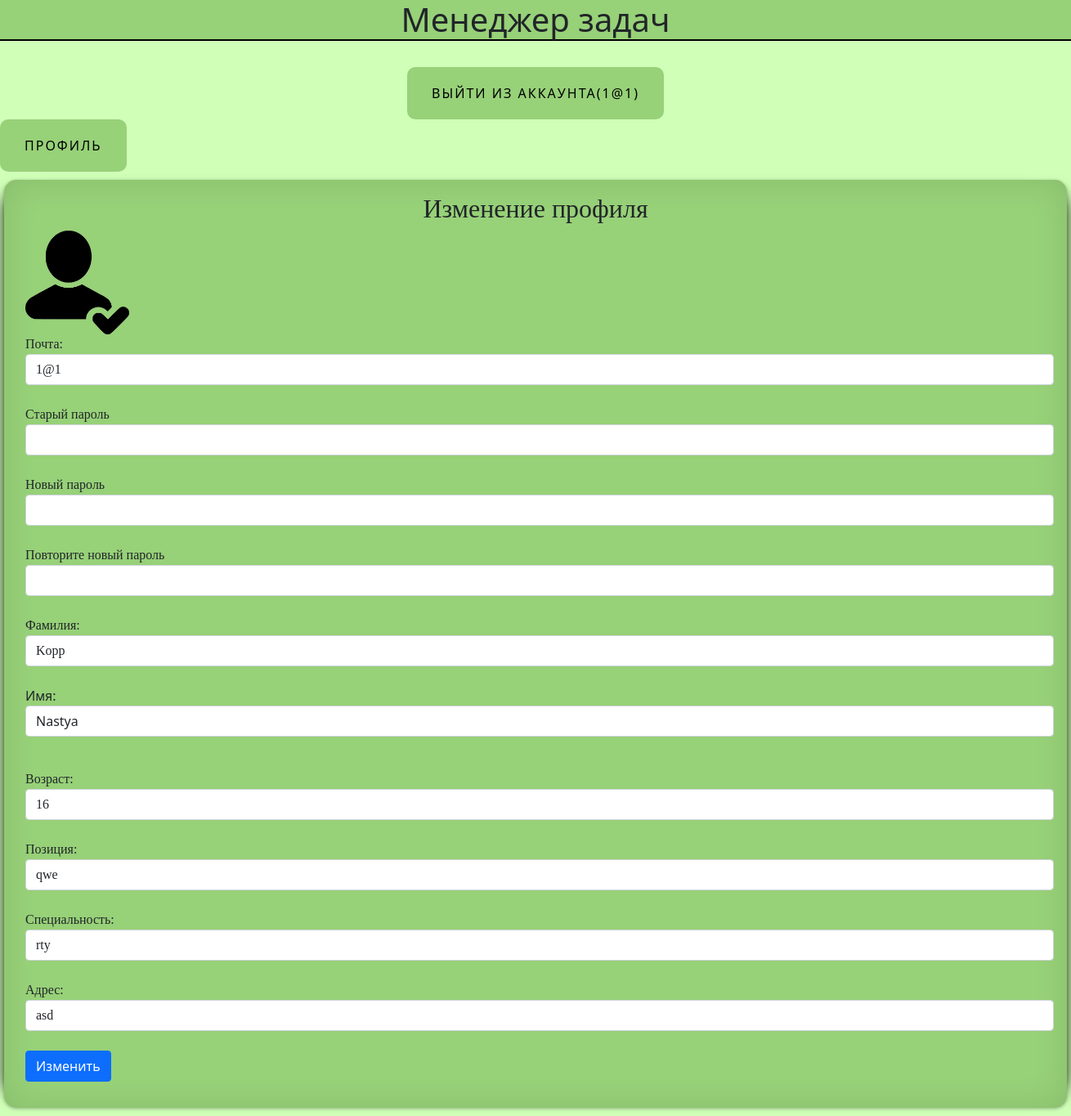
The page /changeprofile (signed in) on the database as committed earlier.
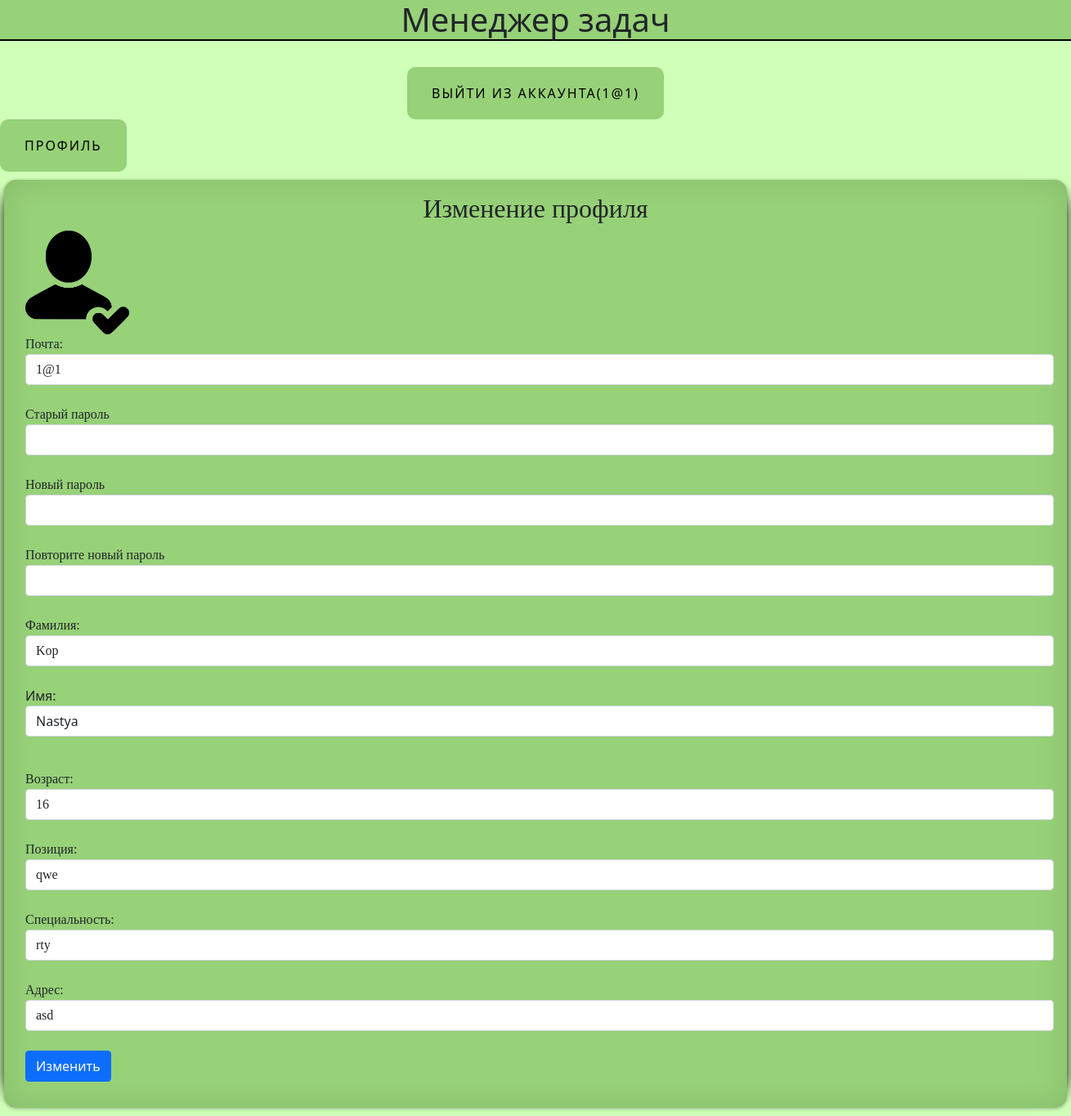
The same page on the database as committed later.
### data/users.py (models this page shows, shortened)
class User(SqlAlchemyBase, UserMixin):
    __tablename__ = "users"
    id = sqlalchemy.Column(sqlalchemy.Integer, primary_key=True, autoincrement=True)
    surname = sqlalchemy.Column(sqlalchemy.String, nullable=True)
    name = sqlalchemy.Column(sqlalchemy.String, nullable=True)
    age = sqlalchemy.Column(sqlalchemy.Integer, nullable=True)
    position = sqlalchemy.Column(sqlalchemy.String, nullable=True)
    speciality = sqlalchemy.Column(sqlalchemy.String, nullable=True)
    address = sqlalchemy.Column(sqlalchemy.String, nullable=True)
    email = sqlalchemy.Column(sqlalchemy.String, nullable=True, unique=True, index=True)
    password_hash = sqlalchemy.Column(sqlalchemy.String, nullable=True)
    modified_date = sqlalchemy.Column(sqlalchemy.DateTime, default=datetime.datetime.now)
    current_room = sqlalchemy.Column(sqlalchemy.Integer, sqlalchemy.ForeignKey('rooms.id'), nullable=True)

### main.py (the view, shortened to what this page needs)
@login_required
@app.route('/changeprofile', methods=['GET', 'POST'])
def changeprofile():
    form = ChangeForm()
    db_sess = db_session.create_session()
    user = db_sess.query(User).filter(User.id == current_user.id).first()
    if request.method == "GET":
        form.name.data = user.name
        form.email.data = user.email
        form.surname.data = user.surname
        form.age.data = user.age
        form.position.data = user.position
        form.address.data = user.address
        form.speciality.data = user.speciality
    return render_template('changeprofile.html', title='Register form', form=form)

### main.py
class ChangeForm(FlaskForm):
    email = EmailField('Почта:', validators=[DataRequired()])
    old_password = PasswordField('Старый пароль', validators=[DataRequired()])
    new_password = PasswordField('Новый пароль')
    password_again = PasswordField('Повторите новый пароль')
    surname = StringField('Фамилия:')
    name = StringField('Имя:')
    age = IntegerField('Возраст:')
    position = StringField('Позиция:')
    speciality = StringField('Специальность:')
    address = StringField("Адрес:")
    submit = SubmitField('Изменить')

### data/db_session.py (called while the page is built)
def create_session() -> Session:
    global __factory
    return __factory()

### main.py (called while the page is built)
@login_manager.user_loader
def load_user(user_id):
    db_sess = db_session.create_session()
    return db_sess.query(User).get(user_id)

### templates/changeprofile.html (shortened to what this page needs)
{% extends "base.html" %}
{% block content %}
<form action="" method="post">
<h2>Изменение профиля</h2>
    <img src="/static/covers/reg.png" width="10%">
    <div class="forms">
        {{ form.email.label }}
        {{ form.email(class="form-control", type="email") }}<br>
    </div>
    <div class="forms">
        {{ form.old_password.label }}<br>
        {{ form.old_password(class="form-control", type="password") }}<br>
    </div>
    <div class="forms">
        {{ form.new_password.label }}<br>
        {{ form.new_password(class="form-control", type="password") }}<br>
    </div>
    <div class="forms">
        {{ form.password_again.label }}<br>
        {{ form.password_again(class="form-control", type="password") }}<br>
    </div>
    <div class="forms">
        {{ form.surname.label }}<br>
        {{ form.surname(class="form-control") }}<br>
    </div>
    <p class="forms">
        {{ form.name.label }}<br>
        {{ form.name(class="form-control") }}<br>
    <div class="forms">
        {{ form.age.label }}<br>
        {{ form.age(class="form-control") }}<br>
    </div>
    <div class="forms">
        {{ form.position.label }}<br>
        {{ form.position(class="form-control") }}<br>
    </div>
    <div class="forms">
        {{ form.speciality.label }}<br>
        {{ form.speciality(class="form-control") }}<br>
    </div>
    <div class="forms">
        {{ form.address.label }}<br>
        {{ form.address(class="form-control") }}<br>
    </div>
    <p class="forms">{{ form.submit(type="submit", class="btn btn-primary") }}</p>
</form>
{% endblock %}

### templates/base.html (shortened to what this page needs)
<!DOCTYPE html>
<html lang="en">
<head>
    <link rel="stylesheet"
                    href="https://cdn.jsdelivr.net/npm/bootstrap@5.0.0-beta1/dist/css/bootstrap.min.css"
>
    <link rel="stylesheet" type="text/css" href="{{ url_for('static', filename='style/style.css') }}" />
    </head>
    <body>
        <h1 id = 'titles'>Менеджер задач</h1>
        <br>
        <nav><a>
            {% if current_user.is_authenticated %}
                <aside><a class="name_btn" href="/logout">выйти из аккаунта({{ current_user.email }})</a></aside>
                <a class="name_btn" href="/profile">Профиль</a>
            {% endif %}
        </a></nav>
         {% block content %}
         {% endblock content %}
    </body>
</html>

### static/style/style.css (style rules this page uses)
body { background-color: #D0FFB7; }
form { display: block; width: 1300px; margin-left: auto; margin-right: auto; border-radius: 15px; background: #97D178; padding-left: 50px; padding-right: 50px; padding-top: 20px; padding-bottom: 20px; margin: 10px auto; padding: 1em; box-shadow: 0 1px 4px rgba(0, 0, 0, .3), -23px 0 20px -23px rgba(0, 0, 0, .8), 23px 0 20px -23px rgba(0, 0, 0, .8), 0 0 40px rgba(0, 0, 0, .1) inset; }
#titles { border-bottom: 2px solid black; background-color: #97D178; }
img { margin-left: 10px; }
h2, div, .buttons, table { font-family: cursive; display: block; }
h1, h2, aside { text-align: center; }
.forms { margin-left: 10px; }
.name_btn { text-decoration: none; display: inline-block; color: black; padding: 20px 30px; border-radius: 10px; text-transform: uppercase; letter-spacing: 2px; background-color: #97D178; background-size: 200% auto; transition: .3s; }

Rows that differ between the two databases and show on the page:
changed User "Nastya": surname "Kopp" → "Kop"
